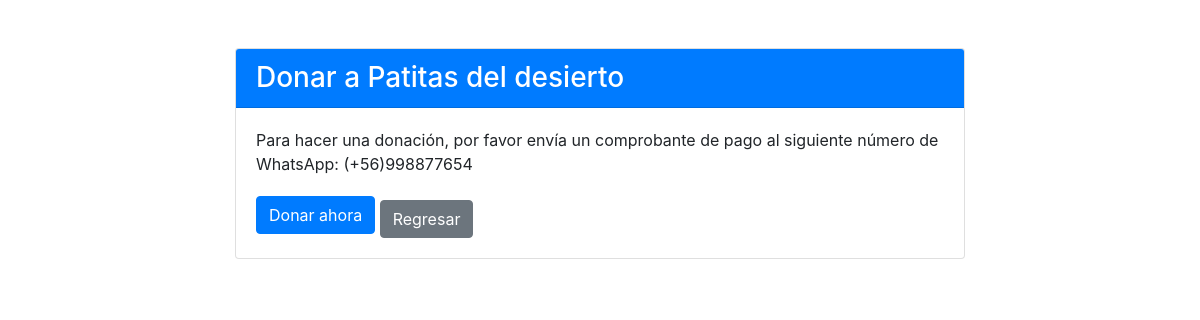
Screenshot of /donar/1/ with the database file from the repository.
### Aplicaciones/Adoptar/models.py (models this page shows)
class Colecta(models.Model):
    organizacion = models.ForeignKey(Organizacion, on_delete=models.CASCADE)
    meta = models.DecimalField(max_digits=12, decimal_places=2)
    recaudado = models.DecimalField(max_digits=12, decimal_places=2, default=0)
    fecha_limite = models.DateField()
    descripcion = models.TextField()

class Organizacion(models.Model):
    nombre_organizacion=models.CharField(max_length=50)
    tipo_organizacion=models.CharField(max_length=50)
    descripcion_org=models.TextField()
    email_organizacion=models.EmailField()
    password_org=models.CharField(max_length=50, default='default_value')
    telefono_organizacion=models.DecimalField(max_digits=10, decimal_places=0)
    direccion=models.CharField(max_length=50)
    sitio_web=models.URLField()
    def __str__(self):
        texto = "{0}"
        return texto.format(self.nombre_organizacion)

### Aplicaciones/Adoptar/views.py (the view)
# urls.py: path('donar/<int:colecta_id>/', views.donar, name='donar'),
def donar(request, colecta_id):
    colecta = get_object_or_404(Colecta, id=colecta_id)
    return render(request, 'donar.html', {'colecta': colecta})

### Aplicaciones/Adoptar/templates/donar.html
<link rel="stylesheet" href="https://stackpath.bootstrapcdn.com/bootstrap/4.3.1/css/bootstrap.min.css">
{% block content %}
  <div class="container">
    <div class="row justify-content-center">
      <div class="col-md-8">
        <div class="card mt-5">
          <div class="card-header bg-primary text-white">
            <h3 class="mb-0">Donar a {{ colecta.organizacion }}</h3>
          </div>
          <div class="card-body">
            <p class="card-text">Para hacer una donación, por favor envía un comprobante de pago al siguiente número de WhatsApp: (+56){{ colecta.organizacion.telefono_organizacion }}</p>
            <a href="#" class="btn btn-primary">Donar ahora</a>
            <button onclick="history.back()" class="btn btn-secondary mt-2">Regresar</button>
          </div>
        </div>
      </div>
    </div>
  </div>
{% endblock %}

### rows the page displays
Colecta: organizacion "Patitas del desierto", organizacion.telefono_organizacion "998877654"
